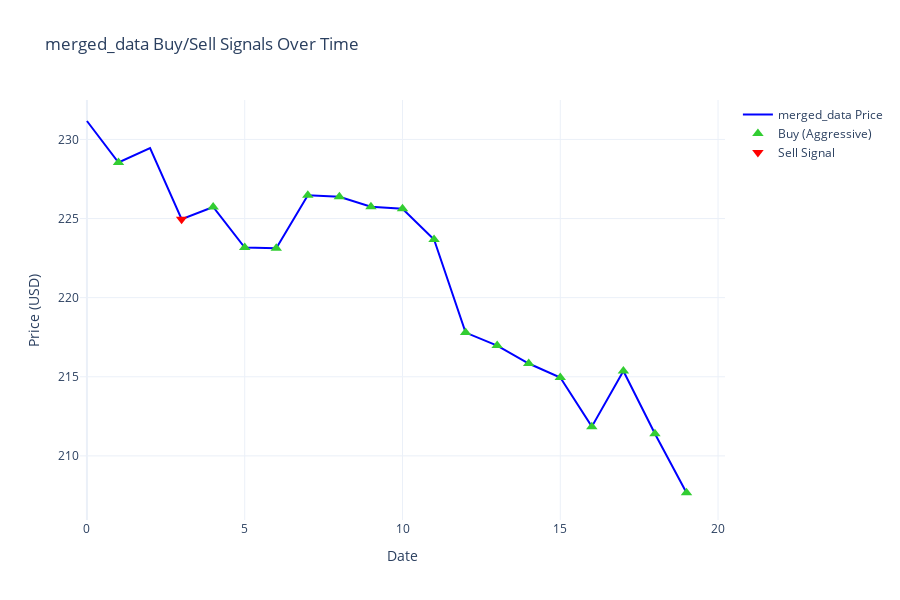

Notebook code for this chart:
### Code cell
import plotly.graph_objects as go

fig = go.Figure()

# Plot merged_data closing price
fig.add_trace(go.Scatter(
    x=merged_data.index, 
    y=merged_data['Close_XLY'], 
    mode='lines', 
    name='merged_data Price', 
    line=dict(color='blue')
))

# Aggressive buys
fig.add_trace(go.Scatter(
    x=merged_data[(merged_data['Buy_Signal']) & (merged_data['Entry_Type'] == 'aggressive')].index,
    y=merged_data[(merged_data['Buy_Signal']) & (merged_data['Entry_Type'] == 'aggressive')]['Close_XLY'],
    mode='markers',
    name='Buy (Aggressive)',
    marker=dict(symbol='triangle-up', color='limegreen', size=10)
))

# Conservative buys
fig.add_trace(go.Scatter(
    x=merged_data[(merged_data['Buy_Signal']) & (merged_data['Entry_Type'] == 'conservative')].index,
    y=merged_data[(merged_data['Buy_Signal']) & (merged_data['Entry_Type'] == 'conservative')]['Close_XLY'],
    mode='markers',
    name='Buy (Conservative)',
    marker=dict(symbol='triangle-up', color='green', size=10)
))

# Sells
fig.add_trace(go.Scatter(
    x=merged_data[merged_data['Sell_Signal']].index,
    y=merged_data[merged_data['Sell_Signal']]['Close_XLY'],
    mode='markers',
    name='Sell Signal',
    marker=dict(symbol='triangle-down', color='red', size=10)
))

fig.update_layout(
    title='merged_data Buy/Sell Signals Over Time',
    xaxis_title='Date',
    yaxis_title='Price (USD)',
    template='plotly_white',
    height=600
)

fig.show()

### Figure 1 — Plotly figure (JSON) as saved in the notebook; plotly's stock layout.template omitted (floating-point values rounded to 4 significant figures)
{"data": [{"line": {"color": "blue"}, "mode": "lines", "name": "merged_data Price", "type": "scatter", "x": [0, 1, 2, 3, 4, 5, 6, 7, 8, 9, 10, 11, 12, 13, 14, 15, 16, 17, 18, 19], "y": [231.2, 228.5, 229.4, 225.0, 225.7, 223.2, 223.1, 226.5, 226.4, 225.7, 225.6, 223.7, 217.8, 217.0, 215.8, 214.9, 211.8, 215.4, 211.4, 207.7]}, {"marker": {"color": "limegreen", "size": 10, "symbol": "triangle-up"}, "mode": "markers", "name": "Buy (Aggressive)", "type": "scatter", "x": [1, 4, 5, 6, 7, 8, 9, 10, 11, 12, 13, 14, 15, 16, 17, 18, 19], "y": [228.5, 225.7, 223.2, 223.1, 226.5, 226.4, 225.7, 225.6, 223.7, 217.8, 217.0, 215.8, 214.9, 211.8, 215.4, 211.4, 207.7]}, {"marker": {"color": "green", "size": 10, "symbol": "triangle-up"}, "mode": "markers", "name": "Buy (Conservative)", "type": "scatter", "x": [], "y": []}, {"marker": {"color": "red", "size": 10, "symbol": "triangle-down"}, "mode": "markers", "name": "Sell Signal", "type": "scatter", "x": [3], "y": [225.0]}], "layout": {"height": 600, "title": {"text": "merged_data Buy/Sell Signals Over Time"}, "xaxis": {"title": {"text": "Date"}}, "yaxis": {"title": {"text": "Price (USD)"}}}}
